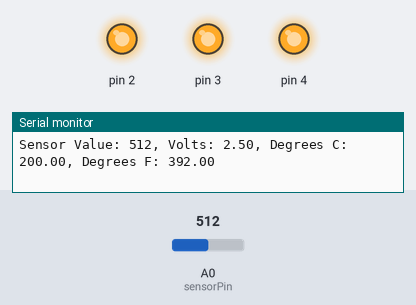
Bench run of a sketch on a simulated Arduino Uno, built with avr-gcc and run on an emulated ATmega328P. Shown: output pins drawn as LEDs (lit = HIGH), the last lines printed to the serial monitor. The test bench sets the inputs (shaded band); at power-on: A0 (sensorPin) = 512.

Above: at 1.2 s.
1.3 s: A0 (sensorPin) set to 174
4.3 s: A0 (sensorPin) set to 163
At 5.0 s:
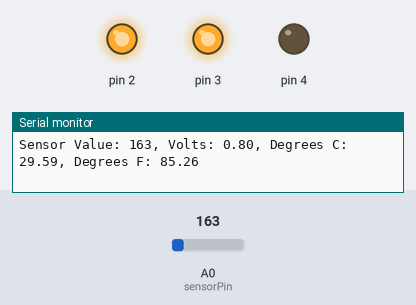
5.9 s: A0 (sensorPin) set to 0
At 7.0 s:
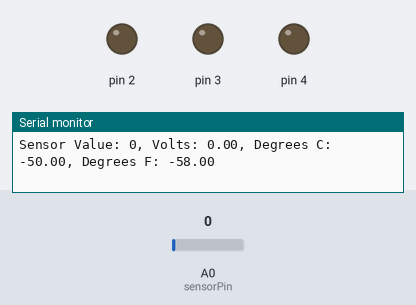
7.4 s: A0 (sensorPin) set to 306
At 8.8 s:
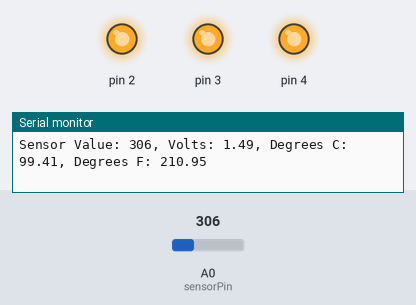
Timing chart, 0 to 9.9 s (numbered marks = the images above; inputs shaded):
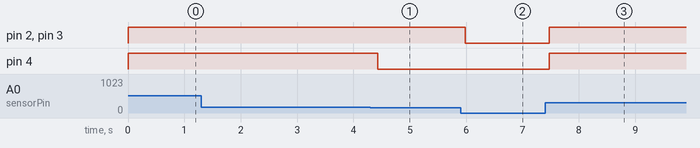

Measured:
- the behaviour switches between 164 and 163 on A0 (sensorPin) (found by bisection; images 0 and 1)
- after the input at 4.3 s, pin 4: HIGH → LOW after 0.13 s
- after the input at 5.9 s, pin 2, pin 3: HIGH → LOW after 0.08 s
- after the input at 7.4 s, pin 2–4: LOW → HIGH after 0.07 s

The sketch:

Project_3.ino
```cpp
const int sensorPin = A0;
const float baseLineTemp = 20.0;

void setup() {
  // put your setup code here, to run once:
Serial.begin(9600);
for(int pinNumber = 2; pinNumber<5; pinNumber++){
  pinMode(pinNumber, OUTPUT);
  digitalWrite(pinNumber , LOW);
}
}

void loop() {
  // put your main code here, to run repeatedly:
int sensorVal = analogRead(sensorPin);
Serial.print("Sensor Value: ");
Serial.print(sensorVal);
float voltage = (sensorVal/1024.0) * 5.0;
Serial.print(", Volts: ");
Serial.print(voltage);
Serial.print(", Degrees C: ");
//converts voltage to temp
float temperature = (voltage - .5) * 100;
Serial.print(temperature);
//convert to degrees fahrenhight
Serial.print(", Degrees F: ");
float tempFahr = (temperature * 1.8) + 32;
Serial.println(tempFahr);
//control lights based on temp
if(temperature < baseLineTemp+5){
  digitalWrite(2, LOW);
  digitalWrite(3, LOW);
  digitalWrite(4, LOW);
}else if(temperature >= baseLineTemp+5 && temperature < baseLineTemp+10){
  digitalWrite(2, HIGH);
  digitalWrite(3, HIGH);
  digitalWrite(4, LOW);
}else if(temperature >= baseLineTemp+20){
  digitalWrite(2, HIGH);
  digitalWrite(3, HIGH);
  digitalWrite(4, HIGH);
}
delay(10);
}
```
